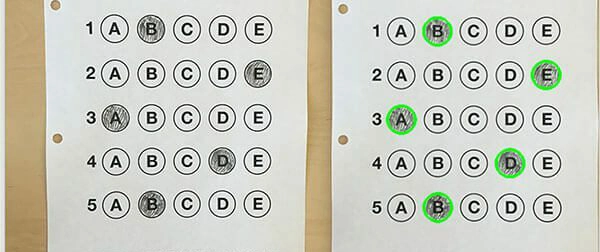
#> input picture data/omr2.webp, 600 x 252 px
$ python -i preprocessing.py   (imports and definitions only)
#> lines starting #> are read from the running program, lines starting #| are printed output that depends on the picture; after the words box and inside, x2 and y2 are one past the last pixel; in counts of white or black regions, pixels touching at a corner belong together
#> further down, picture is the input picture: shape (252, 600, 3); mean B, G, R 192.5, 203, 201.9
import cv2

def load_image(path):
    img = cv2.imread(path)
    if img is None:
        raise FileNotFoundError(f"Image not found: {path}")
    return img

def preprocess(img):
    gray = cv2.cvtColor(img, cv2.COLOR_BGR2GRAY)
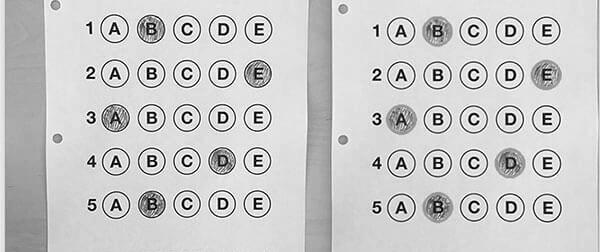
#> gray: shape (252, 600); min 0, max 255, mean 201.5
    blur = cv2.GaussianBlur(gray, (5,5), 0)
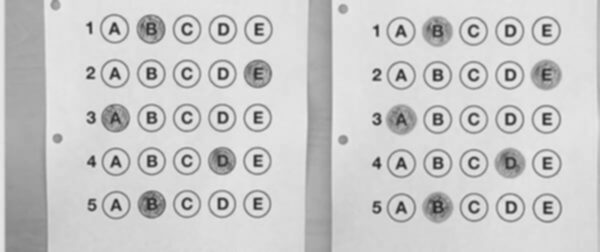
#> blur: shape (252, 600); min 39, max 235, mean 201.5
    _, thresh = cv2.threshold(blur, 150, 255, cv2.THRESH_BINARY_INV)
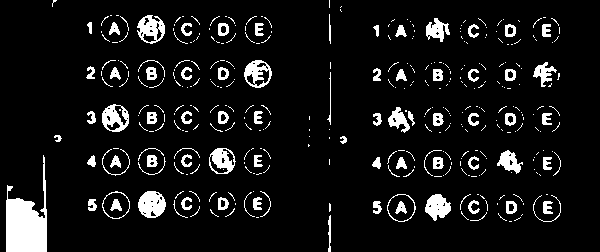
#> thresh: shape (252, 600); 8.5% white; 374 white regions (289 under 20 px), largest, box (x1, y1, x2, y2) and area: (6, 155, 47, 252) 2124, (138, 191, 166, 218) 557, (137, 15, 165, 44) 468
    return thresh

def show_image(img, window_name="Image"):
    cv2.imshow(window_name, img)
    cv2.waitKey(0)
    cv2.destroyAllWindows()

>>> import cv2
>>> picture = cv2.imread('../data/omr2.webp')
>>> result = preprocess(picture)

$ run again, on data/omr1.png
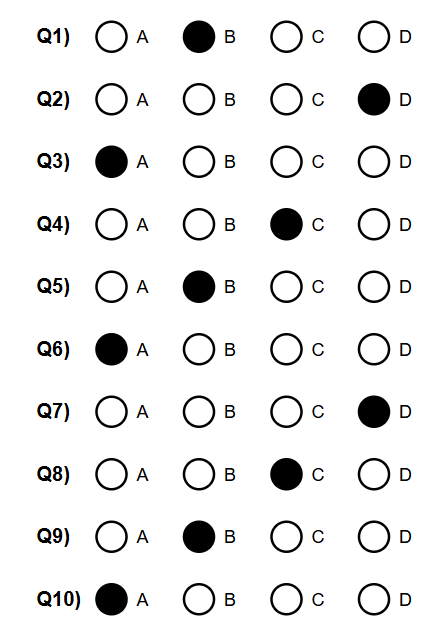
#> input picture data/omr1.png, 445 x 622 px
#> picture is the input picture: shape (622, 445, 3); mean B, G, R 236.5, 236.5, 236.5
#> in preprocess, `blur = cv2.GaussianBlur(gray, (5,5), 0)`:
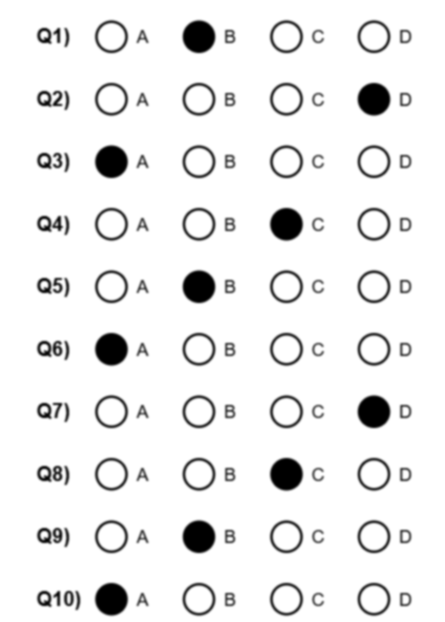
#> blur: shape (622, 445); min 0, max 255, mean 236.5
#> in preprocess, `_, thresh = cv2.threshold(blur, 150, 255, cv2.THRESH_BINARY_INV)`:
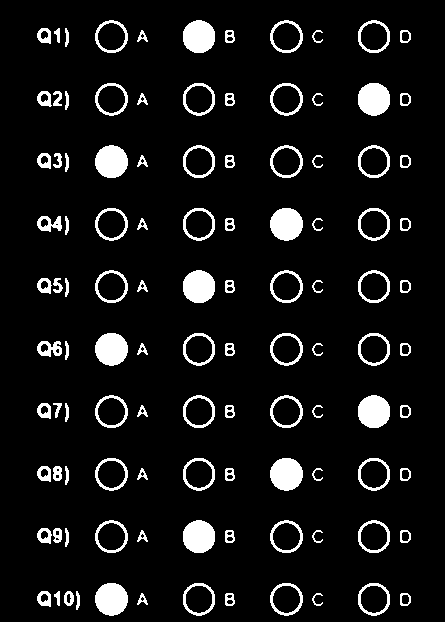
#> thresh: shape (622, 445); 8.1% white; 109 white regions, largest, box (x1, y1, x2, y2) and area: (95, 145, 128, 178) 857, (270, 208, 303, 241) 857, (95, 333, 128, 366) 857
